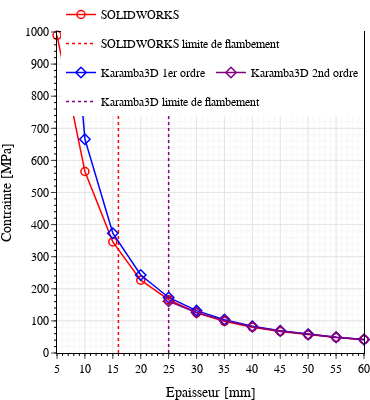

Source (notebook cell):
### Code cell
fig = go.Figure()
fig.update_layout(width=370,height = 400,plot_bgcolor='white',margin=dict(l=0, r=00, t=0, b=0),legend=dict(x=1.0,y=1.1,xanchor="right",orientation="h"),font=dict(family='Linux Libertine',color='black'),coloraxis_showscale=False)
fig.update_xaxes(title_text="Epaisseur [mm]",range=[5,60],tickvals = np.arange(0,100,5),
                 showline=True,showgrid=True,gridcolor='rgb(228,228,228)',linecolor='black',mirror=True,tickson="boundaries",minor=dict(ticklen=2, tickcolor="black",nticks=20, tickmode='auto', showgrid=True),ticks="outside")
fig.update_yaxes(title_text="Contrainte [MPa]",range=[0,1000],tickvals = np.arange(0,1500,100),
                 showline=True,showgrid=True,gridcolor='rgb(228,228,228)',linecolor='black',mirror=True,tickson="boundaries",minor=dict(ticklen=2, tickcolor="black", nticks=20, showgrid=True),tickmode = 'array',ticks="outside",
                 )
col = ['red','blue','green','purple']
k = 0
SW = np.array([989.6,565.4,346.1,227,166.1,125.3,98.81,80.28,66.96,56.44,48.09,41.39])
fig.add_trace(go.Scatter(
        x=np.arange(5,65,5),y=SW,
        mode='lines+markers',
        name="SOLIDWORKS",
        line=dict(width=1.5,color=col[k]),showlegend=True,legendgroup="1",
        marker_symbol=100,marker_line_color=col[k], marker_color=col[k],marker_line_width=1.5, marker_size=8,
        ))
fig.add_trace(go.Scatter(
        x=[16,16],y=[0,1000],
        mode='lines',
        name="SOLIDWORKS limite de flambement",
        line=dict(width=1.5,color=col[k],dash="dot"),showlegend=True,legendgroup="13",
        marker_symbol=100,marker_line_color=col[k], marker_color=col[k],marker_line_width=1.5, marker_size=8,
        ))
k = 1
karamba1 = np.array([1690,666,373,243,173,132,104,83.3,69.2,58.1,49.3,42.2])
fig.add_trace(go.Scatter(
        x=np.arange(5,65,5),y=karamba1,
        mode='lines+markers',
        name="Karamba3D 1er ordre",
        line=dict(width=1.5,color=col[k]),showlegend=True,legendgroup="2",
        marker_symbol=102,marker_line_color=col[k], marker_color=col[k],marker_line_width=1.5, marker_size=8,
        ))

k = 3
karamba2 = np.array([161,126,101,81.8,68.3,57.7,49.1,42.1])
fig.add_trace(go.Scatter(
        x=np.arange(25,65,5),y=karamba2,
        mode='lines+markers',
        name="Karamba3D 2nd ordre",
        line=dict(width=1.5,color=col[k]),showlegend=True,legendgroup="4",
        marker_symbol=102,marker_line_color=col[k], marker_color=col[k],marker_line_width=1.5, marker_size=8,
        ))

fig.add_trace(go.Scatter(
        x=[25,25],y=[0,1000],
        mode='lines',
        name="Karamba3D limite de flambement",
        line=dict(width=1.5,color=col[k],dash="dot"),showlegend=True,legendgroup="3",
        marker_symbol=100,marker_line_color=col[k], marker_color=col[k],marker_line_width=1.5, marker_size=8,
        ))
fig.update_traces(cliponaxis=False)

fig.write_image("plot.pdf")

fig.show()

### Figure 1 — Plotly figure (JSON) as saved in the notebook; plotly's stock layout.template omitted (floating-point values rounded to 4 significant figures)
{"data": [{"cliponaxis": false, "legendgroup": "1", "line": {"color": "red", "width": 1.5}, "marker": {"color": "red", "line": {"color": "red", "width": 1.5}, "size": 8, "symbol": 100}, "mode": "lines+markers", "name": "SOLIDWORKS", "showlegend": true, "type": "scatter", "x": [5, 10, 15, 20, 25, 30, 35, 40, 45, 50, 55, 60], "y": [989.6, 565.4, 346.1, 227, 166.1, 125.3, 98.81, 80.28, 66.96, 56.44, 48.09, 41.39]}, {"cliponaxis": false, "legendgroup": "13", "line": {"color": "red", "dash": "dot", "width": 1.5}, "marker": {"color": "red", "line": {"color": "red", "width": 1.5}, "size": 8, "symbol": 100}, "mode": "lines", "name": "SOLIDWORKS limite de flambement", "showlegend": true, "type": "scatter", "x": [16, 16], "y": [0, 1000]}, {"cliponaxis": false, "legendgroup": "2", "line": {"color": "blue", "width": 1.5}, "marker": {"color": "blue", "line": {"color": "blue", "width": 1.5}, "size": 8, "symbol": 102}, "mode": "lines+markers", "name": "Karamba3D 1er ordre", "showlegend": true, "type": "scatter", "x": [5, 10, 15, 20, 25, 30, 35, 40, 45, 50, 55, 60], "y": [1690, 666, 373, 243, 173, 132, 104, 83.3, 69.2, 58.1, 49.3, 42.2]}, {"cliponaxis": false, "legendgroup": "4", "line": {"color": "purple", "width": 1.5}, "marker": {"color": "purple", "line": {"color": "purple", "width": 1.5}, "size": 8, "symbol": 102}, "mode": "lines+markers", "name": "Karamba3D 2nd ordre", "showlegend": true, "type": "scatter", "x": [25, 30, 35, 40, 45, 50, 55, 60], "y": [161, 126, 101, 81.8, 68.3, 57.7, 49.1, 42.1]}, {"cliponaxis": false, "legendgroup": "3", "line": {"color": "purple", "dash": "dot", "width": 1.5}, "marker": {"color": "purple", "line": {"color": "purple", "width": 1.5}, "size": 8, "symbol": 100}, "mode": "lines", "name": "Karamba3D limite de flambement", "showlegend": true, "type": "scatter", "x": [25, 25], "y": [0, 1000]}], "layout": {"coloraxis": {"showscale": false}, "font": {"color": "black", "family": "Linux Libertine"}, "height": 400, "legend": {"orientation": "h", "x": 1, "xanchor": "right", "y": 1.1}, "margin": {"b": 0, "l": 0, "r": 0, "t": 0}, "plot_bgcolor": "white", "width": 370, "xaxis": {"gridcolor": "rgb(228,228,228)", "linecolor": "black", "minor": {"nticks": 20, "showgrid": true, "tickcolor": "black", "ticklen": 2, "tickmode": "auto"}, "mirror": true, "range": [5, 60], "showgrid": true, "showline": true, "ticks": "outside", "tickson": "boundaries", "tickvals": [0, 5, 10, 15, 20, 25, 30, 35, 40, 45, 50, 55, 60, 65, 70, 75, 80, 85, 90, 95], "title": {"text": "Epaisseur [mm]"}}, "yaxis": {"gridcolor": "rgb(228,228,228)", "linecolor": "black", "minor": {"nticks": 20, "showgrid": true, "tickcolor": "black", "ticklen": 2}, "mirror": true, "range": [0, 1000], "showgrid": true, "showline": true, "tickmode": "array", "ticks": "outside", "tickson": "boundaries", "tickvals": [0, 100, 200, 300, 400, 500, 600, 700, 800, 900, 1000, 1100, 1200, 1300, 1400], "title": {"text": "Contrainte [MPa]"}}}}
